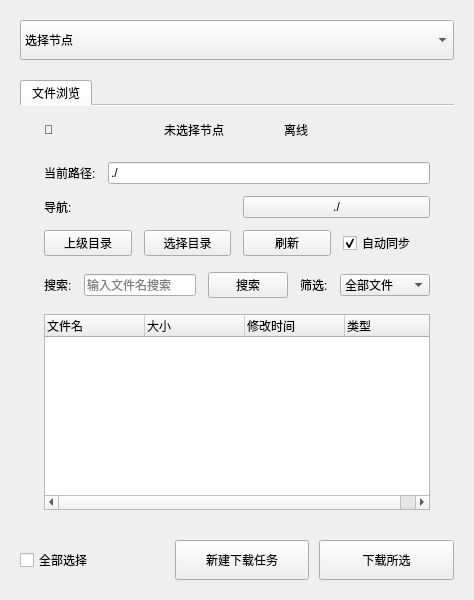
          <widget class="QWidget" name="DownloadWidget">
           <layout class="QVBoxLayout" name="verticalLayout_9">
            <property name="spacing">
             <number>10</number>
            </property>
            <property name="leftMargin">
             <number>20</number>
            </property>
            <property name="topMargin">
             <number>20</number>
            </property>
            <property name="rightMargin">
             <number>20</number>
            </property>
            <property name="bottomMargin">
             <number>20</number>
            </property>
            <item>
             <layout class="QHBoxLayout" name="topBarLayout">
              <property name="spacing">
               <number>0</number>
              </property>
              <property name="leftMargin">
               <number>0</number>
              </property>
              <property name="topMargin">
               <number>0</number>
              </property>
              <property name="rightMargin">
               <number>0</number>
              </property>
              <property name="bottomMargin">
               <number>10</number>
              </property>
              <item>
               <widget class="QComboBox" name="DownloadNodeComboBox">
                <property name="sizePolicy">
                 <sizepolicy hsizetype="Expanding" vsizetype="Fixed">
                  <horstretch>1</horstretch>
                  <verstretch>0</verstretch>
                 </sizepolicy>
                </property>
                <property name="minimumSize">
                 <size>
                  <width>240</width>
                  <height>40</height>
                 </size>
                </property>
                <property name="maximumSize">
                 <size>
                  <width>16777215</width>
                  <height>48</height>
                 </size>
                </property>
                <item>
                 <property name="text">
                  <string>选择节点</string>
                 </property>
                </item>
                <item>
                 <property name="text">
                  <string>本地节点1</string>
                 </property>
                </item>
               </widget>
              </item>
             </layout>
            </item>
            <item>
             <widget class="QTabWidget" name="NodeTabWidget">
              <property name="documentMode">
               <bool>true</bool>
              </property>
              <widget class="QWidget" name="DefaultTab">
               <attribute name="title">
                <string>文件浏览</string>
               </attribute>
               <layout class="QVBoxLayout" name="verticalLayout_10">
                <property name="spacing">
                 <number>16</number>
                </property>
                <property name="leftMargin">
                 <number>24</number>
                </property>
                <property name="topMargin">
                 <number>8</number>
                </property>
                <property name="rightMargin">
                 <number>24</number>
                </property>
                <property name="bottomMargin">
                 <number>20</number>
                </property>
                <item>
                 <layout class="QHBoxLayout" name="nodeInfoLayout">
                  <property name="spacing">
                   <number>14</number>
                  </property>
                  <property name="leftMargin">
                   <number>0</number>
                  </property>
                  <property name="topMargin">
                   <number>0</number>
                  </property>
                  <property name="rightMargin">
                   <number>0</number>
                  </property>
                  <property name="bottomMargin">
                   <number>0</number>
                  </property>
                  <item>
                   <widget class="QLabel" name="nodeIconLabel">
                    <property name="minimumSize">
                     <size>
                      <width>32</width>
                      <height>32</height>
                     </size>
                    </property>
                    <property name="text">
                     <string>📁</string>
                    </property>
                   </widget>
                  </item>
                  <item>
                   <widget class="QLabel" name="nodeNameLabel">
                    <property name="text">
                     <string>未选择节点</string>
                    </property>
                   </widget>
                  </item>
                  <item>
                   <widget class="QLabel" name="nodeStatusLabel">
                    <property name="text">
                     <string>离线</string>
                    </property>
                   </widget>
                  </item>
                  <item>
                   <spacer name="nodeInfoSpacer">
                    <property name="sizeType">
                     <enum>QSizePolicy::Fixed</enum>
                    </property>
                    <property name="sizeHint" stdset="0">
                     <size>
                      <width>40</width>
                      <height>20</height>
                     </size>
                    </property>
                   </spacer>
                  </item>
                 </layout>
                </item>
                <item>
                 <layout class="QVBoxLayout" name="pathLayout">
                  <property name="spacing">
                   <number>12</number>
                  </property>
                  <property name="leftMargin">
                   <number>0</number>
                  </property>
                  <property name="topMargin">
                   <number>0</number>
                  </property>
                  <property name="rightMargin">
                   <number>0</number>
                  </property>
                  <property name="bottomMargin">
                   <number>0</number>
                  </property>
                  <item>
                   <layout class="QHBoxLayout" name="pathLabelLayout">
                    <item>
                     <widget class="QLabel" name="pathLabel">
                      <property name="text">
                       <string>当前路径:</string>
                      </property>
                     </widget>
                    </item>
                    <item>
                     <widget class="QLineEdit" name="pathEdit">
                      <property name="text">
                       <string>./</string>
                      </property>
                      <property name="readOnly">
                       <bool>true</bool>
                      </property>
                     </widget>
                    </item>
                   </layout>
                  </item>
                  <item>
                   <layout class="QHBoxLayout" name="breadcrumbLayout">
                    <item>
                     <widget class="QLabel" name="breadcrumbLabel">
                      <property name="text">
                       <string>导航:</string>
                      </property>
                     </widget>
                    </item>
                    <item>
                     <layout class="QHBoxLayout" name="breadcrumbItemsLayout">
                      <property name="spacing">
                       <number>5</number>
                      </property>
                      <item>
                       <widget class="QPushButton" name="rootButton">
                        <property name="text">
                         <string>./</string>
                        </property>
                       </widget>
                      </item>
                     </layout>
                    </item>
                   </layout>
                  </item>
                  <item>
                   <layout class="QHBoxLayout" name="buttonLayout">
                    <item>
                     <widget class="QPushButton" name="upButton">
                      <property name="toolTip">
                       <string>上级目录</string>
                      </property>
                      <property name="text">
                       <string>上级目录</string>
                      </property>
                     </widget>
                    </item>
                    <item>
                     <widget class="QPushButton" name="browseButton">
                      <property name="toolTip">
                       <string>选择目录</string>
                      </property>
                      <property name="text">
                       <string>选择目录</string>
                      </property>
                     </widget>
                    </item>
                    <item>
                     <widget class="QPushButton" name="refreshButton">
                      <property name="toolTip">
                       <string>刷新文件列表</string>
                      </property>
                      <property name="text">
                       <string>刷新</string>
                      </property>
                     </widget>
                    </item>
                    <item>
                     <widget class="QCheckBox" name="autoSyncCheckBox">
                      <property name="text">
                       <string>自动同步</string>
                      </property>
                      <property name="checked">
                       <bool>true</bool>
                      </property>
                     </widget>
                    </item>
                   </layout>
                  </item>
                 </layout>
                </item>
                <item>
                 <layout class="QVBoxLayout" name="searchLayout">
                  <property name="spacing">
                   <number>12</number>
                  </property>
                  <property name="leftMargin">
                   <number>0</number>
                  </property>
                  <property name="topMargin">
                   <number>0</number>
                  </property>
                  <property name="rightMargin">
                   <number>0</number>
                  </property>
                  <property name="bottomMargin">
                   <number>0</number>
                  </property>
                  <item>
                   <layout class="QHBoxLayout" name="searchInputLayout">
                    <item>
                     <widget class="QLabel" name="searchLabel">
                      <property name="text">
                       <string>搜索:</string>
                      </property>
                     </widget>
                    </item>
                    <item>
                     <widget class="QLineEdit" name="searchEdit">
                      <property name="placeholderText">
                       <string>输入文件名搜索</string>
                      </property>
                     </widget>
                    </item>
                    <item>
                     <widget class="QPushButton" name="searchButton">
                      <property name="text">
                       <string>搜索</string>
                      </property>
                     </widget>
                    </item>
                    <item>
                     <widget class="QLabel" name="filterLabel">
                      <property name="text">
                       <string>筛选:</string>
                      </property>
                     </widget>
                    </item>
                    <item>
                     <widget class="QComboBox" name="filterComboBox">
                      <item>
                       <property name="text">
                        <string>全部文件</string>
                       </property>
                      </item>
                      <item>
                       <property name="text">
                        <string>仅目录</string>
                       </property>
                      </item>
                      <item>
                       <property name="text">
                        <string>文本文件</string>
                       </property>
                      </item>
                      <item>
                       <property name="text">
                        <string>图片文件</string>
                       </property>
                      </item>
                      <item>
                       <property name="text">
                        <string>音频文件</string>
                       </property>
                      </item>
                      <item>
                       <property name="text">
                        <string>视频文件</string>
                       </property>
                      </item>
                      <item>
                       <property name="text">
                        <string>压缩文件</string>
                       </property>
                      </item>
                      <item>
                       <property name="text">
                        <string>可执行文件</string>
                       </property>
                      </item>
                     </widget>
                    </item>
                   </layout>
                  </item>
                 </layout>
                </item>
                <item>
                 <widget class="QTreeWidget" name="folderTree">
                  <property name="horizontalScrollBarPolicy">
                   <enum>Qt::ScrollBarAsNeeded</enum>
                  </property>
                  <property name="selectionMode">
                   <enum>QAbstractItemView::NoSelection</enum>
                  </property>
                  <property name="textElideMode">
                   <enum>Qt::ElideLeft</enum>
                  </property>
                  <property name="wordWrap">
                   <bool>false</bool>
                  </property>
                  <property name="columnCount">
                   <number>4</number>
                  </property>
                  <column>
                   <property name="text">
                    <string>文件名</string>
                   </property>
                  </column>
                  <column>
                   <property name="text">
                    <string>大小</string>
                   </property>
                  </column>
                  <column>
                   <property name="text">
                    <string>修改时间</string>
                   </property>
                  </column>
                  <column>
                   <property name="text">
                    <string>类型</string>
                   </property>
                  </column>
                 </widget>
                </item>
               </layout>
              </widget>
             </widget>
            </item>
            <item>
             <layout class="QHBoxLayout" name="DownloadToolOption">
              <item>
               <widget class="QCheckBox" name="CheckAllFolder">
                <property name="text">
                 <string>全部选择</string>
                </property>
               </widget>
              </item>
              <item>
               <spacer name="RemoteSpacer">
                <property name="sizeType">
                 <enum>QSizePolicy::Fixed</enum>
                </property>
                <property name="sizeHint" stdset="0">
                 <size>
                  <width>10</width>
                  <height>20</height>
                 </size>
                </property>
               </spacer>
              </item>
              <item>
               <widget class="QPushButton" name="NewFolder">
                <property name="minimumSize">
                 <size>
                  <width>100</width>
                  <height>40</height>
                 </size>
                </property>
                <property name="text">
                  <string>新建下载任务</string>
                </property>
               </widget>
              </item>
              <item>
               <widget class="QPushButton" name="DownloadFolder">
                <property name="minimumSize">
                 <size>
                  <width>100</width>
                  <height>40</height>
                 </size>
                </property>
                <property name="text">
                 <string>下载所选</string>
                </property>
               </widget>
              </item>
             </layout>
            </item>
           </layout>
          </widget>
